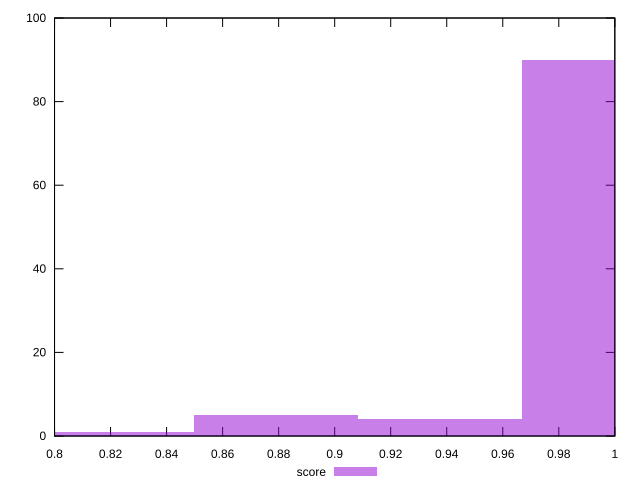

Recreate this plot in gnuplot.
reset

$score <<EOF
0.9375822101556354 4
0.9961810982903626 90
0.8789833220209081 5
0.820384433886181 1
EOF

set key outside below
set boxwidth 0.05859888813472721
set xrange [0.8:1]
set yrange [0:100]
set trange [0:100]
set style fill transparent solid 0.5 noborder
set terminal svg size 640, 490 enhanced background rgb 'white'
set output "report_00015_2021-02-09T16-11-33.973Z/render-blocking-resources/samples/pages+cached+noadtech+nomedia+nocss/score/histogram.svg"

plot $score title "score" with boxes

reset
